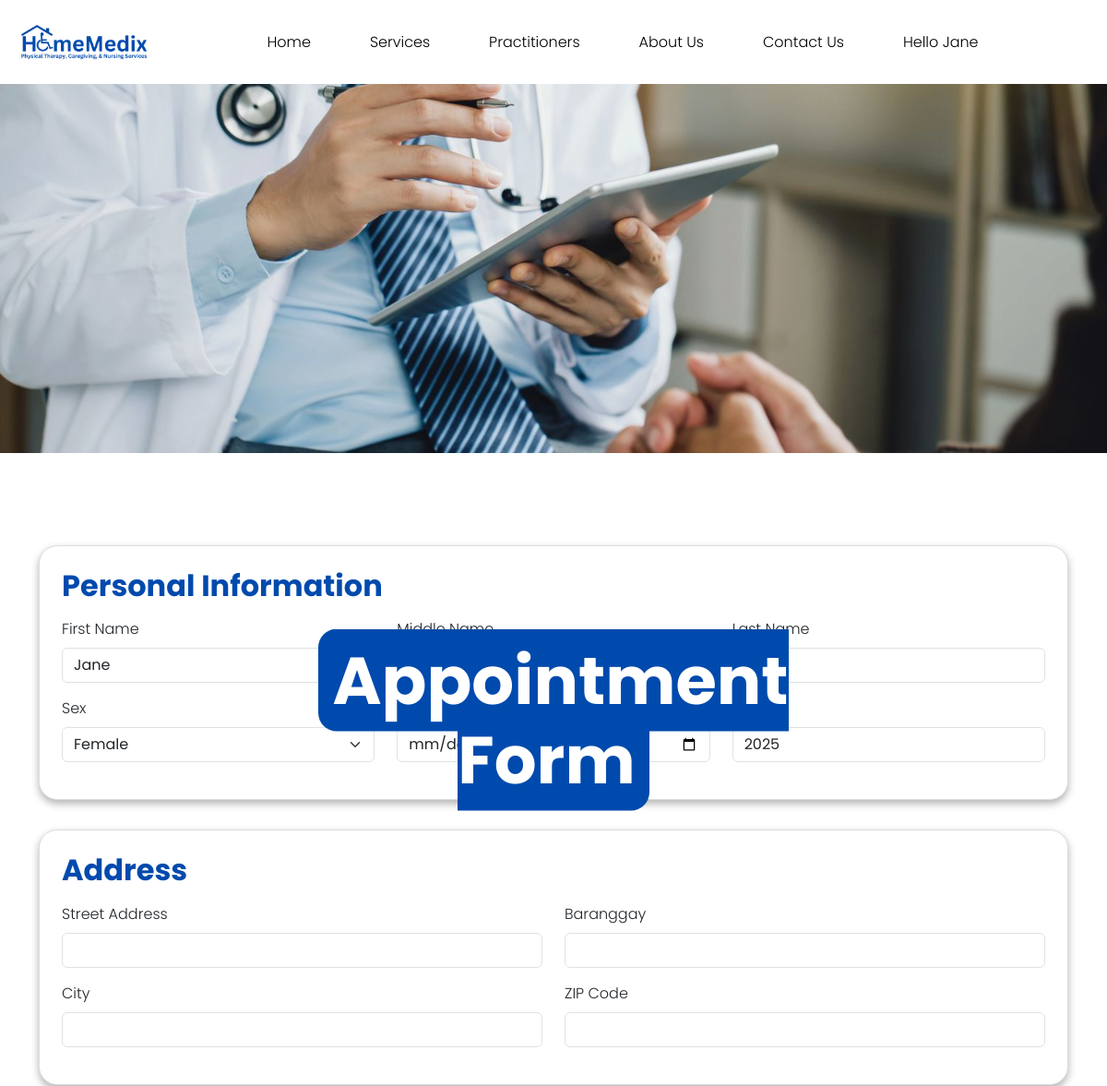
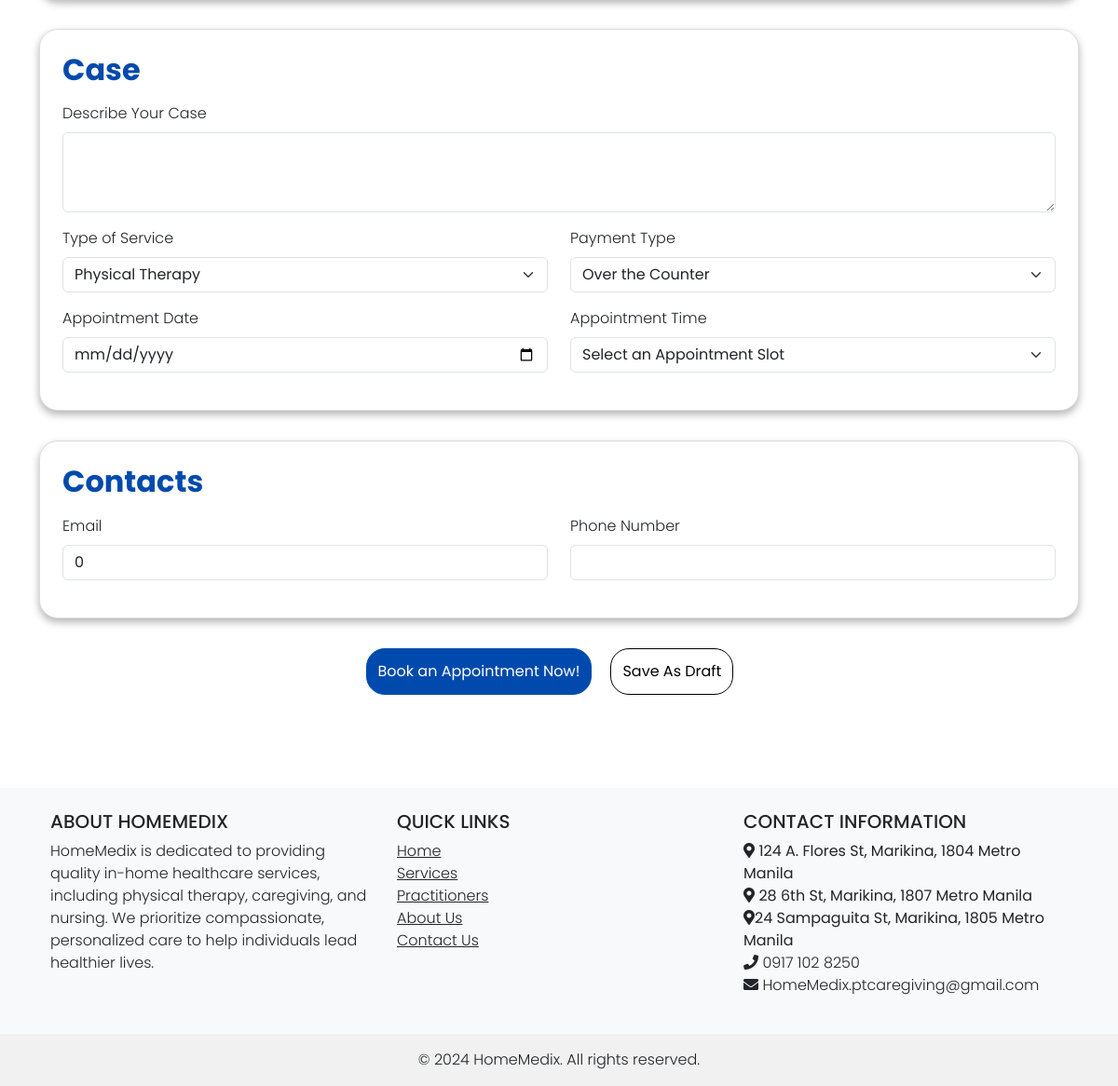
Page /user/appointment.php?id=1 (signed in) on the committed database (2 pictures, top to bottom).
### tables this page shows
CREATE TABLE `appointments` (
  `id` int(11) NOT NULL,
  `user_id` int(11) NOT NULL,
  `practitioner_id` int(11) NOT NULL,
  `fname` varchar(128) NOT NULL,
  `mname` varchar(128) NOT NULL,
  `lname` varchar(128) NOT NULL,
  `sex` tinyint(1) NOT NULL COMMENT '1-male, 2-female',
  `bday` date NOT NULL,
  `address` varchar(255) NOT NULL,
  `barangay` varchar(128) NOT NULL,
  `city` varchar(128) NOT NULL,
  `zip` varchar(32) NOT NULL,
  `appointment_case` text NOT NULL,
  `service` tinyint(1) NOT NULL,
  `payment` tinyint(1) NOT NULL,
  `appointment_date` date NOT NULL,
  `appointment_time` time NOT NULL,
  `email` varchar(255) NOT NULL,
  `phone` varchar(128) NOT NULL,
  `status` tinyint(1) NOT NULL COMMENT '0-draft, 1-pending, 2-approved',
  `created_at` timestamp NOT NULL DEFAULT current_timestamp()
);

### backend/function.php (called while the page is built, shortened)
<?php
function getTableWhere($table, $column, $value){
    global $con;
    $table = mysqli_real_escape_string($con, $table);
    $column = mysqli_real_escape_string($con, $column);
    $value = mysqli_real_escape_string($con, $value);
    $query = "SELECT * FROM `$table` WHERE `$column` = $value ORDER BY created_at DESC";
    return $query_run = mysqli_query($con, $query);
}
?>

### user/Appointment.php (the view, shortened to what this page needs)
<?php
require_once('../backend/function.php');
$status = 0;
if(isset($_GET['id'])){
    $drafts = getTableWhere('appointments', 'id', $_GET['id']);
    if($drafts->num_rows > 0):
        foreach($drafts as $draft):
            $status = $draft['status'];
            $fname = $draft['fname'];
            $lname = $draft['lname'];
            $sex = $draft['sex'];
            $age = (new DateTime($draft['bday']))->diff(new DateTime())->y;
            $address = $draft['address'];
            $barangay = $draft['barangay'];
            $city = $draft['city'];
            $zip = $draft['zip'];
            $appointment_case = $draft['appointment_case'];
            $service = $draft['service'];
            $payment = $draft['service'];
            $appointment_date = $draft['appointment_date'];
            $email = $draft['email'];
            $phone = $draft['phone'];
        endforeach;
    else:
        header("location: ./profile.php");
        exit;
    endif;
}
?>
<!DOCTYPE html>
<html lang="en">
<head>
    <link rel="stylesheet" href="https://cdnjs.cloudflare.com/ajax/libs/font-awesome/5.15.3/css/all.min.css" />
    <link href="https://cdn.jsdelivr.net/npm/bootstrap@5.3.3/dist/css/bootstrap.min.css" rel="stylesheet">
    <link rel="stylesheet" href="Appointment.css">
</head>
<body>
    <nav class="navbar">
        <div class="navbar-container">
            <div class="logo-container">
                <img src="img/logo.png" alt="Logo" class="logo" />
            </div>
            <ul class="nav">
                <li class="nav-item">
                    <a class="nav-link" href="../LandingPage.php">Home</a>
                </li>
                <li class="nav-item">
                    <a class="nav-link" href="../Services.php">Services</a>
                </li>
                <li class="nav-item">
                    <a class="nav-link" href="../PractitionersPage.php">Practitioners</a>
                </li>
                <li class="nav-item">
                    <a class="nav-link" href="#">About Us</a>
                </li>
                <li class="nav-item">
                    <a class="nav-link" href="../ContactUs.php">Contact Us</a>
                </li>
                <?php if(isset($_SESSION['id'])): ?>
                <li class="nav-item">
                    <a class="nav-link" href="profile.php">Hello <?= $_SESSION['fname'] ?></a>
                </li>
                <?php else: ?>
                <li class="nav-item">
                    <a class="nav-link" href="../Login.php">Login</a>
                </li>
                <?php endif; ?>
            </ul>
        </div>
    </nav>
    <div class="banner-container">
        <img src="img/ClinicAppointment.jpg" alt="banner-container">
        <div class="banner-text">
            <h1><span class="bordered-blue">Appointment Form</span></h1>
        </div>
    </div>
    <div class="container">
        <form id="appointment-form">
            <div class="form-section">
                <h2 class="form-title">Personal Information</h2>
                <div class="row mb-3">
                    <div class="col-md-4">
                        <label for="firstName" class="form-label">First Name</label>
                        <input type="text" name="fname" class="form-control" id="firstName" value="<?= $fname ?? '' ?>" required <?= $status != 0 ? 'disabled' : ''?>>
                    </div>
                    <div class="col-md-4">
                        <label for="middleName" class="form-label">Middle Name</label>
                    </div>
                    <div class="col-md-4">
                        <label for="lastName" class="form-label">Last Name</label>
                        <input type="text" name="lname" class="form-control" id="lastName" value="<?= $lname ?? '' ?>" required <?= $status != 0 ? 'disabled' : ''?>>
                    </div>
                </div>
                <div class="row mb-3">
                    <div class="col-md-4">
                        <label for="sex" class="form-label">Sex</label>
                        <select class="form-select" id="sex" name="sex" required <?= $status != 0 ? 'disabled' : ''?>>
                            <option value="2" <?= isset($sex) && $sex == 2 ? 'selected' : '' ?>>Female</option>
                        </select>
                    </div>
                    <div class="col-md-4">
                        <label for="birthdate" class="form-label">Birthdate</label>
                    </div>
                    <div class="col-md-4">
                        <label for="age" class="form-label">Age</label>
                        <input type="number" class="form-control" id="age" value="<?= $age ?? '' ?>" readonly <?= $status != 0 ? 'disabled' : ''?>>
                    </div>
                </div>
            </div>
            <div class="form-section">
                <h2 class="form-title">Address</h2>
                <div class="row mb-3">
                    <div class="col-md-6">
                        <label for="streetAddress" class="form-label">Street Address</label>
                        <input type="text" name="address" class="form-control" id="streetAddress" value="<?= $address ?? '' ?>" required <?= $status != 0 ? 'disabled' : ''?>>
                    </div>
                    <div class="col-md-6">
                        <label for="barangay" class="form-label">Baranggay</label>
                        <input type="text" name="barangay" class="form-control" id="barangay" value="<?= $barangay ?? '' ?>" required <?= $status != 0 ? 'disabled' : ''?>>
                    </div>
                </div>
                <div class="row mb-3">
                    <div class="col-md-6">
                        <label for="city" class="form-label">City</label>
                        <input type="text" name="city" class="form-control" id="city" value="<?= $city ?? '' ?>" required <?= $status != 0 ? 'disabled' : ''?>>
                    </div>
                    <div class="col-md-6">
                        <label for="zipCode" class="form-label">ZIP Code</label>
                        <input type="text" name="zip" class="form-control" id="zipCode" value="<?= $zip ?? '' ?>" required <?= $status != 0 ? 'disabled' : ''?>>
                    </div>
                </div>
            </div>
            <div class="form-section">
                <h2 class="form-title">Case</h2>
                <div class="mb-3">
                    <label for="caseDescription" class="form-label">Describe Your Case</label>
                    <textarea name="appointment_case" class="form-control" id="caseDescription" rows="3" required <?= $status != 0 ? 'disabled' : ''?>><?= $appointment_case ?? '' ?></textarea>
                </div>
                <div class="row mb-3">
                    <div class="col-md-6">
                        <label for="serviceType" class="form-label">Type of Service</label>
                        <select name="service" class="form-select" id="serviceType" required <?= $status != 0 ? 'disabled' : ''?>>
                            <option value="0" <?= isset($service) && $service == 0 ? 'selected' : '' ?>>Physical Therapy</option>
                        </select>
                    </div>
                    <div class="col-md-6">
                        <label for="paymentType" class="form-label">Payment Type</label>
                        <select name="payment" class="form-select" id="paymentType" required <?= $status != 0 ? 'disabled' : ''?>>
                            <option value="0" <?= isset($payment) && $payment == 0 ? 'selected' : '' ?>>Over the Counter</option>
                        </select>
                    </div>
                </div>
                <div class="row mb-3">
                    <div class="col-md-6">
                        <label for="appointmentDate" class="form-label">Appointment Date</label>
                        <input type="date" name="appointment_date" class="form-control" id="appointmentDate" value="<?= $appointment_date ?? '' ?>" required <?= $status != 0 ? 'disabled' : ''?>>
                    </div>
                    <div class="col-md-6">
                        <label for="appointmentTime" class="form-label">Appointment Time</label>
                        <select class="form-select" name="appointment_time" id="appointmentTime" required <?= $status != 0 ? 'disabled' : ''?>>
                            <option value="">Select an Appointment Slot</option>
                        </select>
                    </div>
                </div>
            </div>
            <div class="form-section">
                <h2 class="form-title">Contacts</h2>
                <div class="row mb-3">
                    <div class="col-md-6">
                        <label for="email" class="form-label">Email</label>
                        <input type="email" name="email" class="form-control" id="email" value="<?= $email ?? '' ?>" required <?= $status != 0 ? 'disabled' : ''?>>
                    </div>
                    <div class="col-md-6">
                        <label for="phoneNumber" class="form-label">Phone Number</label>
                        <input type="text" name="phone" class="form-control" id="phoneNumber" value="<?= $phone ?? '' ?>" required <?= $status != 0 ? 'disabled' : ''?>>
                    </div>
                </div>
            </div>
            <?php if($status == 0): ?>
            <div class="button-container">
                  <button type="button" class="btn btn-primary add-btn" data-status="1">Book an Appointment Now!</button>
                  <button type="button" class="btn btn-outline-primary add-btn" data-status="0">Save As Draft</button>
              </div>
            <?php endif; ?>
        </form>
    </div>
        <footer class="bg-light text-center text-lg-start">
            <div class="container p-4">
              <div class="row">
                <div class="col-lg-4 col-md-12 mb-4 mb-md-0">
                  <h5 class="text-uppercase">About HomeMedix</h5>
                  <p class="text-justify">
                    HomeMedix is dedicated to providing quality in-home healthcare services, including physical therapy, caregiving, and nursing. We prioritize compassionate, personalized care to help individuals lead healthier lives.
                  </p>
                </div>
                <div class="col-lg-4 col-md-12 mb-4 mb-md-0">
                  <h5 class="text-uppercase">Quick Links</h5>
                  <ul class="list-unstyled">
                    <li><a href="../LandingPage.php" class="text-dark">Home</a></li>
                    <li><a href="../Services.php" class="text-dark">Services</a></li>
                    <li><a href="../PractitionersPage.php" class="text-dark">Practitioners</a></li>
                    <li><a href="#!" class="text-dark">About Us</a></li>
                    <li><a href="../ContactUs.php" class="text-dark">Contact Us</a></li>
                  </ul>
                </div>
                <div class="col-lg-4 col-md-12 mb-4 mb-md-0">
                  <h5 class="text-uppercase">Contact Information</h5>
                  <ul class="list-unstyled">
                    <li><i class="fas fa-map-marker-alt"></i> <strong>124 A. Flores St, Marikina, 1804 Metro Manila</strong></li>
                    <li><i class="fas fa-map-marker-alt"></i> <strong>28 6th St, Marikina, 1807 Metro Manila</strong></li>
                    <li><i class="fas fa-map-marker-alt"></i><strong>24 Sampaguita St, Marikina, 1805 Metro Manila</strong></li>
                    <li><i class="fas fa-phone"></i> 0917 102 8250</li>
                    <li><i class="fas fa-envelope"></i> HomeMedix.ptcaregiving@gmail.com</li>
                  </ul>
                </div>
              </div>
            </div>
            <div class="text-center p-3" style="background-color: #f1f1f1;">
              © 2024 HomeMedix. All rights reserved.
            </div>
          </footer>
</body>
</html>

### user/Appointment.css (style rules this page uses)
body { font-family: "Poppins", sans-serif; font-weight: 300; font-style: normal; }
.navbar { display: flex; align-items: center; padding: 0.5rem 1rem; }
.navbar-container { display: flex; justify-content: space-between; width: 100%; }
.logo-container { flex-shrink: 0; }
.logo { height: 75px; width: auto; }
.nav { display: flex; justify-content: center; align-items: center; list-style-type: none; margin: 0; padding: 0; flex-grow: 1; }
.nav-item { margin: 0 1rem; }
.nav-link { text-decoration: none; color: #000; border-radius: 10px; }
.banner-container { width: 100%; height: 50vh; display: flex; justify-content: center; align-items: center; overflow: hidden; }
.banner-container img { width: 100%; height: 100%; object-fit: cover; }
.banner-text { position: absolute; top: 33.5%; left: 50%; transform: translate(-50%, -50%); color: white; text-align: center; padding: 20px; }
.banner-text h1 { font-size: 72px; }
.bordered-blue { color: white; background-color: #004aad; font-weight: 700; padding: 5px; border-radius: 20px; padding-left: 15px; padding-right: 15px; }
.container { margin-top: 100px; }
.form-section { margin-bottom: 2rem; padding: 1.5rem; border: 1px solid #ddd; border-radius: 20px; background-color: #fff; box-shadow: 0px 4px 8px rgba(0.3,0.3,0.3,0.3); }
.form-title { margin-bottom: 1rem; font-weight: bold; color: #004aad; }
.btn-primary { background-color: #004AAD; border-color: #004AAD; border-radius: 20px; height: 50px; }
.btn-outline-primary { border-color: black; border-radius: 20px; color: black; height: 50px; }

### rows in the picture
appointments: fname "Jane", sex "Female", bday "2025", service "Physical Therapy", payment "Over the Counter", email "0"

### other values in the picture
$_SESSION['fname'] "Jane"
